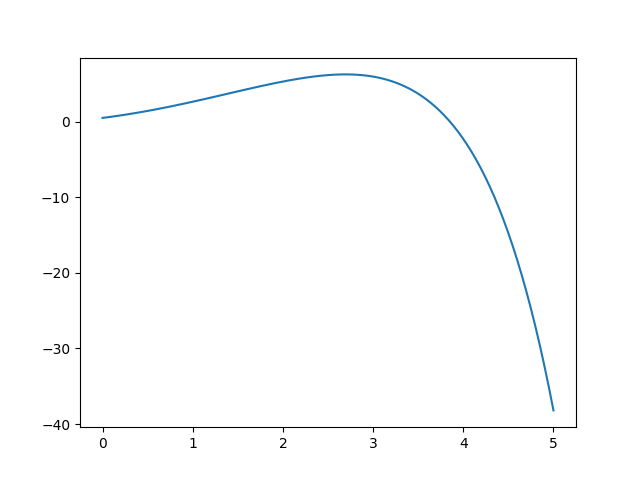

Write the Python code that produced this figure.
# ode_solver.py

import numpy as np
import matplotlib.pyplot as plt
from scipy.integrate import solve_ivp

def dydx(x, y):
    return y - x**2 + 1

def solve_ode():
    sol = solve_ivp(dydx, (0, 5), [0.5], t_eval=np.linspace(0, 5, 100))
    plt.plot(sol.t, sol.y[0])
    plt.show()

if __name__ == "__main__":
    solve_ode()
